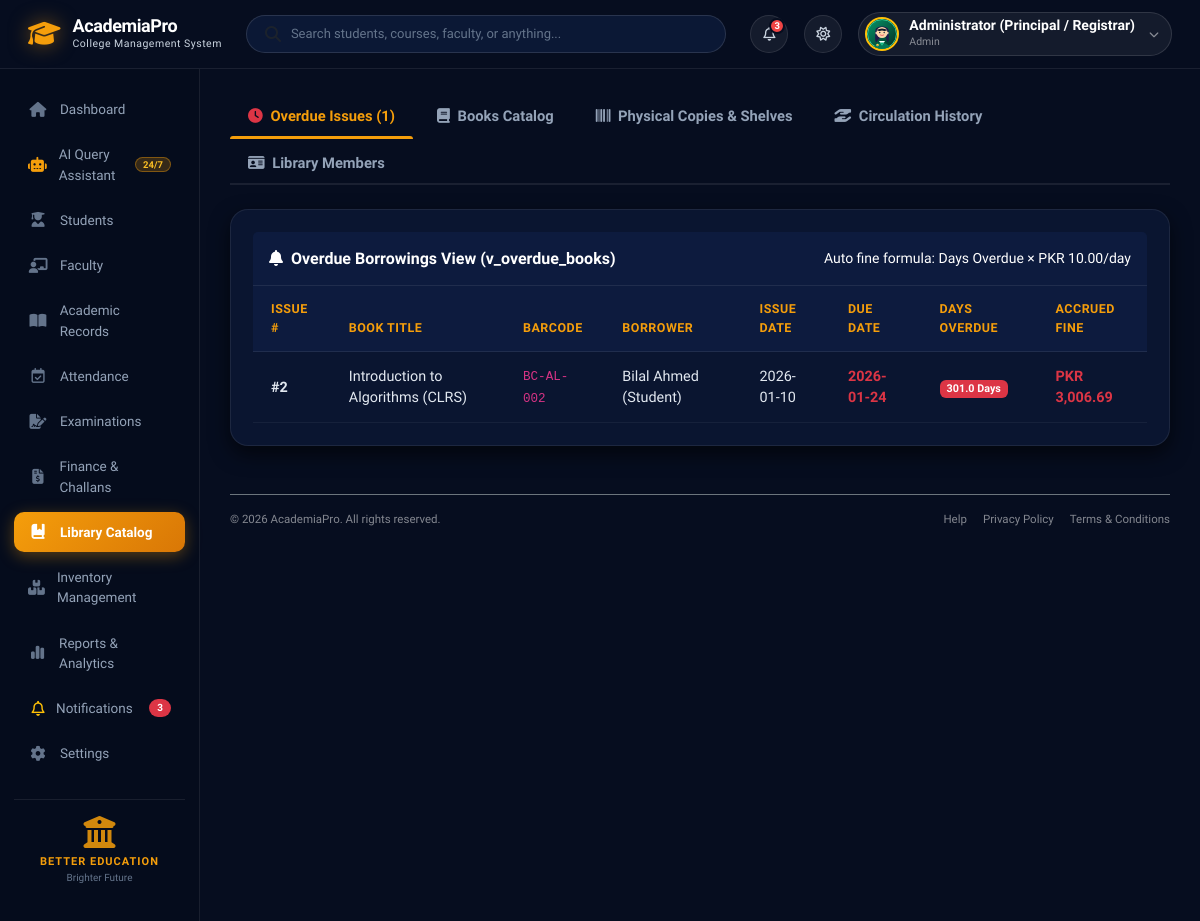
The page /library (signed in) on the database its author committed.
### tables this page shows
CREATE TABLE book_issue (
        issue_id INTEGER PRIMARY KEY AUTOINCREMENT,
        copy_id INTEGER NOT NULL REFERENCES book_copy(copy_id) ON DELETE RESTRICT,
        member_id INTEGER NOT NULL REFERENCES library_member(member_id) ON DELETE RESTRICT,
        issue_date TEXT NOT NULL,
        due_date TEXT NOT NULL,
        return_date TEXT,
        overdue_fine REAL DEFAULT 0.0,
        status TEXT NOT NULL DEFAULT 'Issued'
    );

CREATE TABLE book (
        book_id INTEGER PRIMARY KEY AUTOINCREMENT,
        isbn TEXT NOT NULL UNIQUE,
        title TEXT NOT NULL,
        author TEXT NOT NULL,
        publisher TEXT,
        publication_year INTEGER,
        category TEXT NOT NULL DEFAULT 'General'
    );

CREATE TABLE book_copy (
        copy_id INTEGER PRIMARY KEY AUTOINCREMENT,
        book_id INTEGER NOT NULL REFERENCES book(book_id) ON DELETE RESTRICT,
        barcode TEXT NOT NULL UNIQUE,
        edition TEXT DEFAULT '1st Edition',
        shelf_location TEXT NOT NULL,
        status TEXT NOT NULL DEFAULT 'Available'
    );

CREATE TABLE user_account (
        user_id INTEGER PRIMARY KEY AUTOINCREMENT,
        username TEXT NOT NULL UNIQUE,
        email TEXT NOT NULL UNIQUE,
        password_hash TEXT NOT NULL,
        full_name TEXT NOT NULL,
        is_active INTEGER NOT NULL DEFAULT 1,
        created_at DATETIME DEFAULT CURRENT_TIMESTAMP,
        last_login DATETIME
    , security_pin TEXT DEFAULT '1234', photo_url TEXT DEFAULT '/static/img/avatar_admin.png');

CREATE TABLE library_member (
        member_id INTEGER PRIMARY KEY AUTOINCREMENT,
        user_id INTEGER NOT NULL UNIQUE REFERENCES user_account(user_id) ON DELETE RESTRICT,
        membership_number TEXT NOT NULL UNIQUE,
        member_type TEXT NOT NULL,
        max_allowed_books INTEGER NOT NULL DEFAULT 3,
        is_active INTEGER NOT NULL DEFAULT 1,
        joined_date TEXT DEFAULT CURRENT_DATE
    );

### app/app.py (the view)
@app.route("/library")
def library():
    books = db.query("SELECT * FROM book ORDER BY book_id ASC")
    copies = db.query("""
        SELECT bc.*, b.title as book_title, b.isbn, b.author
        FROM book_copy bc
        JOIN book b ON bc.book_id = b.book_id
    """)
    members = db.query("""
        SELECT lm.*, ua.full_name, ua.email
        FROM library_member lm
        JOIN user_account ua ON lm.user_id = ua.user_id
    """)
    issues = db.query("""
        SELECT bi.*, b.title as book_title, bc.barcode, ua.full_name as member_name, lm.membership_number
        FROM book_issue bi
        JOIN book_copy bc ON bi.copy_id = bc.copy_id
        JOIN book b ON bc.book_id = b.book_id
        JOIN library_member lm ON bi.member_id = lm.member_id
        JOIN user_account ua ON lm.user_id = ua.user_id
        ORDER BY bi.issue_id DESC
    """)
    overdue_books = db.query("SELECT * FROM v_overdue_books")
    return render_template("library.html",
                           books=books,
                           copies=copies,
                           members=members,
                           issues=issues,
                           overdue_books=overdue_books)

### app/database_engine.py (called while the page is built, shortened)
    def get_connection(self):
        if self.use_postgres:
            import psycopg2
            from psycopg2.extras import RealDictCursor
            return psycopg2.connect(**self.pg_config, cursor_factory=RealDictCursor)
        else:
            conn = sqlite3.connect(SQLITE_DB_PATH)
            conn.row_factory = sqlite3.Row
            return conn

    def query(self, sql: str, params: tuple = ()) -> List[Dict[str, Any]]:
        conn = self.get_connection()
        try:
            cursor = conn.cursor()
            cursor.execute(sql, params)
            if cursor.description:
                columns = [col[0] for col in cursor.description]
                rows = cursor.fetchall()
                result = [dict(zip(columns, row)) for row in rows]
            else:
                conn.commit()
                result = []
            return result
        finally:
            conn.close()

    def get_college_profile(self) -> Dict[str, Any]:
        try:
            profiles = self.query("SELECT * FROM college_profile LIMIT 1")
            if profiles:
                p = dict(profiles[0])
                if not p.get("campus_image_url"):
                    p["campus_image_url"] = "https://images.unsplash.com/photo-1541339907198-e08756dedf3f?auto=format&fit=crop&w=1200&q=80"
                return p
        except Exception:
            pass

### app/templates/library.html (shortened to what this page needs)
{% extends "base.html" %}
{% block content %}
<ul class="nav nav-tabs mb-4" id="libraryTabs" role="tablist">
    <li class="nav-item">
        <button class="nav-link active" id="overdue-tab" data-bs-toggle="tab" data-bs-target="#overdue" type="button">
            <i class="fa-solid fa-clock me-1 text-danger"></i> Overdue Issues ({{ overdue_books|length }})
        </button>
    </li>
    <li class="nav-item">
        <button class="nav-link" id="catalog-tab" data-bs-toggle="tab" data-bs-target="#catalog" type="button">
            <i class="fa-solid fa-book me-1"></i> Books Catalog
        </button>
    </li>
    <li class="nav-item">
        <button class="nav-link" id="copies-tab" data-bs-toggle="tab" data-bs-target="#copies" type="button">
            <i class="fa-solid fa-barcode me-1"></i> Physical Copies & Shelves
        </button>
    </li>
    <li class="nav-item">
        <button class="nav-link" id="issues-tab" data-bs-toggle="tab" data-bs-target="#issues" type="button">
            <i class="fa-solid fa-hand-holding-hand me-1"></i> Circulation History
        </button>
    </li>
    <li class="nav-item">
        <button class="nav-link" id="members-tab" data-bs-toggle="tab" data-bs-target="#members" type="button">
            <i class="fa-solid fa-id-card me-1"></i> Library Members
        </button>
    </li>
</ul>
<div class="tab-content" id="libraryTabContent">
    <div class="tab-pane fade show active" id="overdue" role="tabpanel">
        <div class="card border-0 shadow-sm rounded-3">
            <div class="card-header bg-danger text-white py-3 d-flex justify-content-between align-items-center">
                <h6 class="mb-0 fw-bold"><i class="fa-solid fa-bell me-2"></i>Overdue Borrowings View (v_overdue_books)</h6>
                <small>Auto fine formula: Days Overdue &times; PKR 10.00/day</small>
            </div>
            <div class="card-body p-0">
                <div class="table-responsive border-0">
                    <table class="table table-hover align-middle mb-0">
                        <thead class="table-light">
                            <tr>
                                <th>Issue #</th>
                                <th>Book Title</th>
                                <th>Barcode</th>
                                <th>Borrower</th>
                                <th>Issue Date</th>
                                <th>Due Date</th>
                                <th>Days Overdue</th>
                                <th>Accrued Fine</th>
                            </tr>
                        </thead>
                        <tbody>
                            {% for b in overdue_books %}
                            <tr>
                                <td class="fw-bold">#{{ b.issue_id }}</td>
                                <td>{{ b.book_title }}</td>
                                <td><code>{{ b.barcode }}</code></td>
                                <td>{{ b.borrower_name }} ({{ b.member_type }})</td>
                                <td>{{ b.issue_date }}</td>
                                <td class="text-danger fw-semibold">{{ b.due_date }}</td>
                                <td><span class="badge bg-danger">{{ b.days_overdue }} Days</span></td>
                                <td class="text-danger fw-bold">PKR {{ "{:,.2f}".format(b.calculated_fine) }}</td>
                            </tr>
                            {% else %}
                            <tr><td colspan="8" class="text-center text-muted py-3">No overdue books at this time.</td></tr>
                            {% endfor %}
                        </tbody>
                    </table>
                </div>
            </div>
        </div>
    </div>
</div>
{% endblock %}

### app/static/css/style.css (style rules this page uses)
:root { --bs-primary: #f59e0b !important; --bs-primary-rgb: 245, 158, 11 !important; --bs-link-color: #f59e0b !important; --bs-link-hover-color: #fbbf24 !important; --bs-body-bg: #060d1f !important; --bs-body-color: #ffffff !important; --bs-border-color: rgba(255, 255, 255, 0.1) !important; --brand-primary: #0a1530; --brand-secondary: #060d1f; --brand-navy: #0d1b3e; --brand-navy-light: #162a56; --brand-accent: #f59e0b; --brand-gold: #f59e0b; --brand-gold-light: #fbbf24; --brand-gold-dark: #d97706; --brand-cyan: #38bdf8; --brand-rose: #f43f5e; --brand-success: #10b981; --gold-gradient: linear-gradient(135deg, #f59e0b 0%, #d97706 100%); --navy-gradient: linear-gradient(180deg, #060d1f 0%, #0a1530 100%); --bg-page: #060d1f; --bg-surface: #0a1530; --bg-surface-alt: #0d1b3e; --border-subtle: rgba(255, 255, 255, 0.08); --border-gold: rgba(245, 158, 11, 0.35); --border-focus: #f59e0b; --text-main: #ffffff; --text-muted: #94a3b8; --text-inverse: #060d1f; --shadow-sm: 0 2px 6px rgba(0, 0, 0, 0.4); --shadow-md: 0 8px 20px rgba(0, 0, 0, 0.6); --shadow-lg: 0 16px 36px rgba(0, 0, 0, 0.75); --shadow-gold: 0 8px 24px -4px rgba(245, 158, 11, 0.4); --sidebar-width: 260px; --topbar-height: 70px; --radius-sm: 8px; --radius-md: 12px; --radius-lg: 18px; --transition-fast: 0.15s ease; --transition-smooth: 0.25s cubic-bezier(0.4, 0, 0.2, 1); }
.card, .card-stat, .bg-white, .card-header.bg-white, .card-footer.bg-white, .modal-content, .offcanvas { background-color: #0a1530 !important; color: #ffffff !important; border-color: rgba(255, 255, 255, 0.08) !important; }
.card-header { background-color: #0d1b3e !important; color: #ffffff !important; border-bottom: 1px solid rgba(255, 255, 255, 0.08) !important; }
.table { --bs-table-bg: transparent !important; --bs-table-color: #ffffff !important; --bs-table-border-color: rgba(255, 255, 255, 0.08) !important; color: #ffffff !important; }
.table-light, .table-light th, .table-light td, thead.table-light th { background-color: #0d1b3e !important; color: #f59e0b !important; border-color: rgba(255, 255, 255, 0.08) !important; }
html, body { min-height: 100%; margin: 0; padding: 0; font-family: 'Plus Jakarta Sans', -apple-system, BlinkMacSystemFont, "Segoe UI", Roboto, Arial, sans-serif; background-color: var(--bg-page); color: var(--text-main); -webkit-font-smoothing: antialiased; }
.card, .card-stat { background: var(--bg-surface) !important; border: 1px solid var(--border-subtle) !important; border-radius: var(--radius-lg) !important; padding: 22px; box-shadow: var(--shadow-md) !important; color: #ffffff !important; transition: transform var(--transition-smooth), box-shadow var(--transition-smooth); position: relative; overflow: hidden; }
.table { margin-bottom: 0; color: #ffffff; }
.table thead th { background-color: rgba(6, 13, 31, 0.8) !important; color: #94a3b8 !important; font-size: 0.78rem; font-weight: 700; text-transform: uppercase; letter-spacing: 0.5px; border-bottom: 1px solid var(--border-subtle) !important; padding: 14px 18px; }
.table tbody td { padding: 13px 18px; vertical-align: middle; font-size: 0.9rem; border-bottom: 1px solid rgba(255, 255, 255, 0.05); color: #e2e8f0; }
.nav-tabs { border-bottom: 2px solid var(--border-subtle); gap: 6px; }
.nav-tabs .nav-link { border: none; color: var(--text-muted); font-weight: 600; font-size: 0.92rem; padding: 10px 18px; border-radius: var(--radius-md) var(--radius-md) 0 0; position: relative; transition: color var(--transition-fast); }
.nav-tabs .nav-link.active { color: var(--brand-accent); background-color: transparent; }
.nav-tabs .nav-link.active::after { content: ""; position: absolute; bottom: -2px; left: 0; width: 100%; height: 3px; background-color: var(--brand-accent); border-radius: 3px 3px 0 0; }
.main-content, .card-stat, .card { animation: pageZoomIn 0.38s cubic-bezier(0.16, 1, 0.3, 1) both; }

### rows shown on the page
book_issue: issue_id "2", book_title "Introduction to Algorithms (CLRS)", barcode "BC-AL-002", borrower_name "Bilal Ahmed", member_type "Student", issue_date "2026-01-10", due_date "2026-01-24", days_overdue "301.0", calculated_fine "3,006.69"

### other values the page prints
{{ logged_user }} "Administrator (Principal / Registrar)"
{{ logged_role }} "Admin"
{{ overdue_books|length }} "1"
